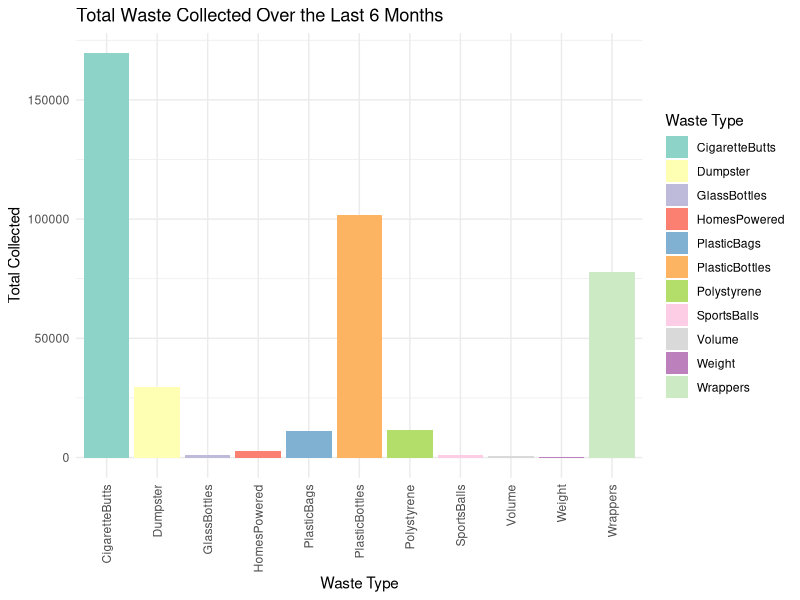
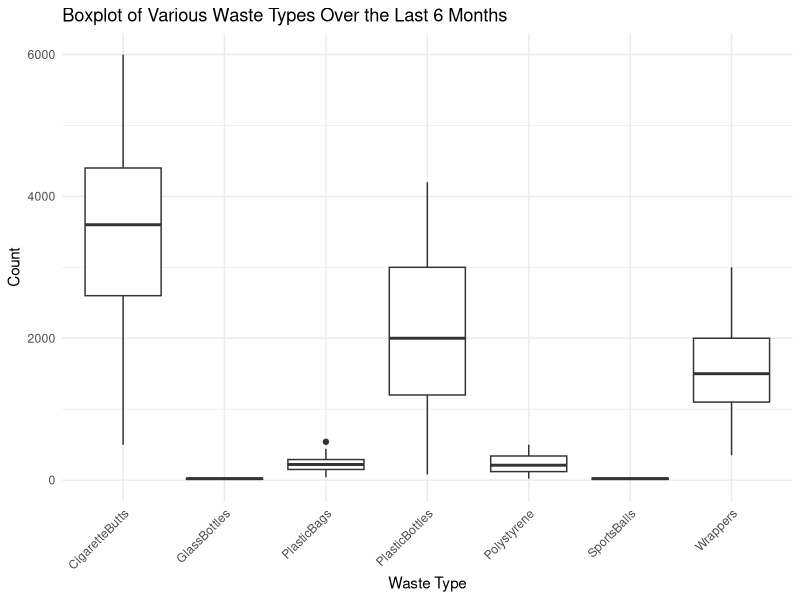
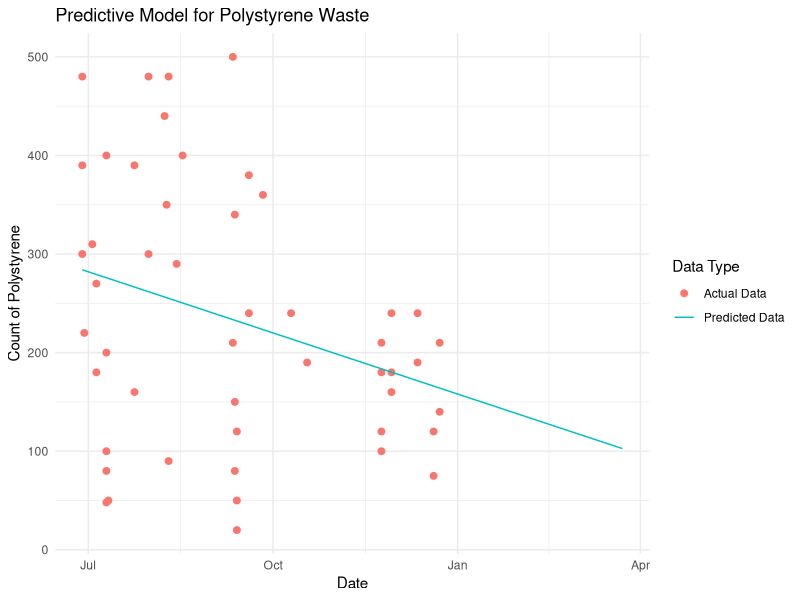
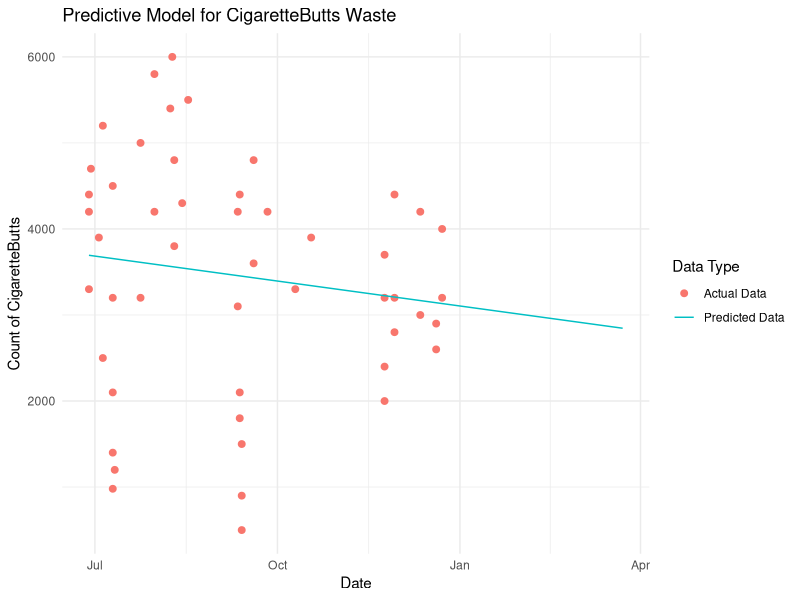
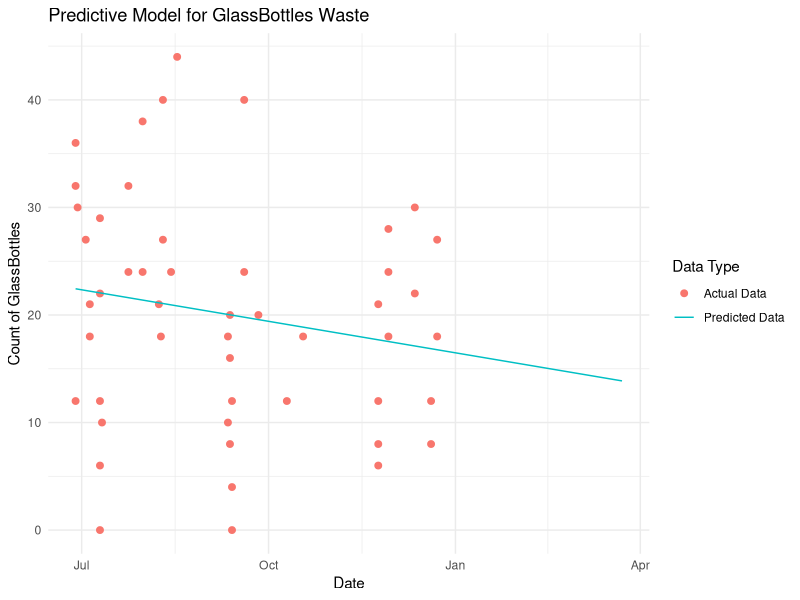
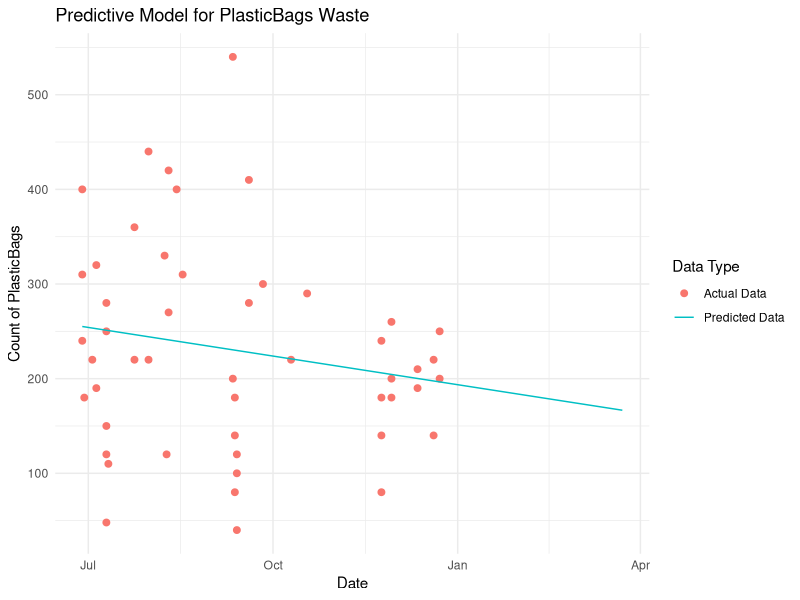
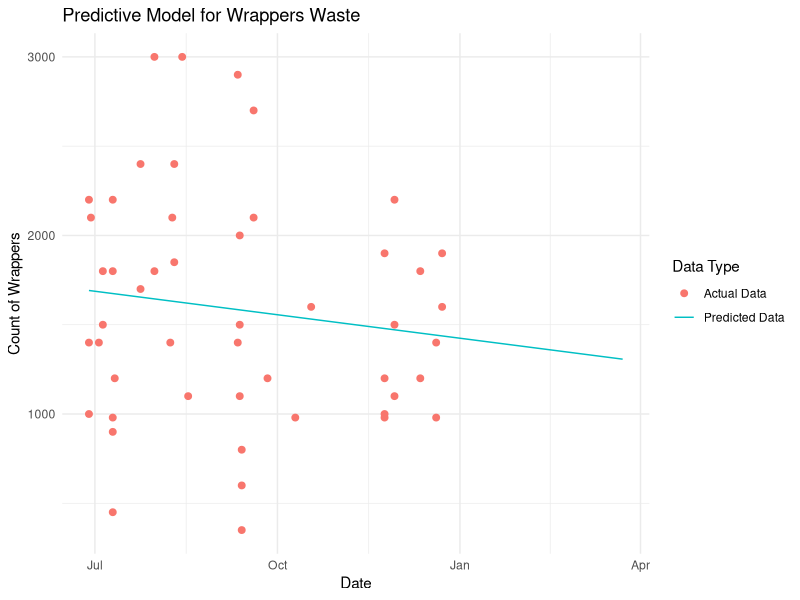
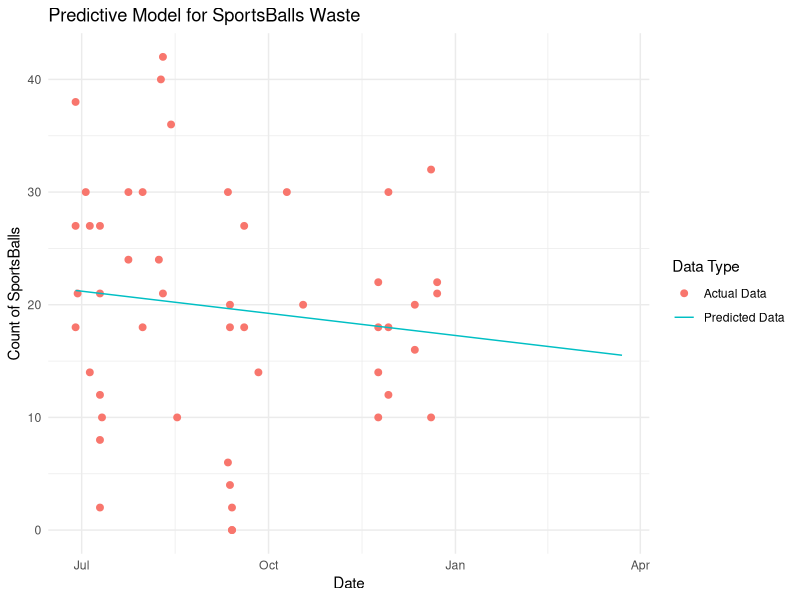

The R script that drew these images, in order:
## ---- chunk 1
library(dplyr)
library(lubridate)
library(ggplot2)
library(tidyr)

# Read the CSV file
data <- read.csv("trashwheel.csv")
data$Date <- as.Date(data$Date, format = "%m/%d/%Y")
print(data)
## ---- chunk 2
# Filter data for the last 6 months
recent_data <- data %>%
  filter(Date > max(Date) %m-% months(6))
print(recent_data)
## ---- chunk 3
sums_recent <- recent_data %>%
  select(-Year) %>%
  select(-Date) %>%
  summarise(across(where(is.numeric), sum, na.rm = TRUE))

head(sums_recent)
## ---- chunk 4
sums_recent <- pivot_longer(sums_recent, cols = everything(), names_to = "Waste_Type", values_to = "Total")

print(sums_recent)
## ---- chunk 5
ggplot(sums_recent, aes(x = Waste_Type, y = Total, fill = Waste_Type)) +
  geom_bar(stat = "identity") +
  theme_minimal() +
  theme(axis.text.x = element_text(angle = 90, vjust = 0.5, hjust=1)) +
  labs(title = "Total Waste Collected Over the Last 6 Months",
       x = "Waste Type",
       y = "Total Collected",
       fill = "Waste Type") +
  scale_fill_brewer(palette = "Set3")
## ---- chunk 6
recent_data_long <- recent_data %>%
  select(Date, PlasticBottles, Polystyrene, CigaretteButts, GlassBottles,
         PlasticBags, Wrappers, SportsBalls) %>%
  gather(key = "Waste_Type", value = "Count", -Date)

head(recent_data_long)
## ---- chunk 7
ggplot(recent_data_long, aes(x = Waste_Type, y = Count)) + 
  geom_boxplot() +
  theme_minimal() +
  labs(title = "Boxplot of Various Waste Types Over the Last 6 Months",
       x = "Waste Type",
       y = "Count") +
  theme(axis.text.x = element_text(angle = 45, hjust = 1))
## ---- chunk 8
summary_stats <- recent_data_long %>%
  group_by(Waste_Type) %>%
  summarise(Median_Count = median(Count),
            IQR = IQR(Count),
            Lower_Whisker = quantile(Count, 0.25) - 1.5 * IQR(Count),
            Upper_Whisker = quantile(Count, 0.75) + 1.5 * IQR(Count),
            Mean_Count = mean(Count))

# Print the summary statistics
print(summary_stats)
## ---- chunk 9
recent_data_long$Date_numeric <- as.numeric(recent_data_long$Date - min(recent_data_long$Date))

# List of waste types to model
waste_types <- c("Polystyrene", "CigaretteButts", "GlassBottles", "PlasticBags", "Wrappers", "SportsBalls")

# Initialize an empty list to store models
models <- list()

# Loop over waste types, fit model, and store
for(waste in waste_types) {
  model <- lm(Count ~ Date_numeric, data = filter(recent_data_long, Waste_Type == waste))
  models[[waste]] <- model
}

# Display summaries of all models
lapply(models, summary)
## ---- chunk 10
# Function to create prediction plots for a given waste type
create_prediction_plot <- function(waste) {
  # Extending the prediction range to include the next 3 months
  max_date_numeric <- max(recent_data_long$Date_numeric)
  future_extend <- as.numeric((max(recent_data_long$Date) %m+% months(3)) - max(recent_data_long$Date))
  prediction_data <- data.frame(Date_numeric = seq(min(recent_data_long$Date_numeric), max_date_numeric + future_extend, by = 1))
  prediction_data$Predicted_Count <- predict(models[[waste]], newdata = prediction_data)
  prediction_data$Date <- min(recent_data_long$Date) + prediction_data$Date_numeric * days(1)

  # Plotting
  p <- ggplot(filter(recent_data_long, Waste_Type == waste), aes(x = Date, y = Count)) +
    geom_point(aes(color = "Actual Data"), size = 2) +
    geom_line(data = prediction_data, aes(x = Date, y = Predicted_Count, color = "Predicted Data")) +
    theme_minimal() +
    labs(title = paste("Predictive Model for", waste, "Waste"),
         x = "Date",
         y = paste("Count of", waste),
         color = "Data Type")

  return(p)
}
## ---- chunk 11
# Use the function to create plots
plot_list <- lapply(waste_types, create_prediction_plot)

plot_list[[1]]

## ---- chunk 12
plot_list[[2]]
## ---- chunk 13
plot_list[[3]]
## ---- chunk 14
plot_list[[4]]
## ---- chunk 15
plot_list[[5]]
## ---- chunk 16
plot_list[[6]]
